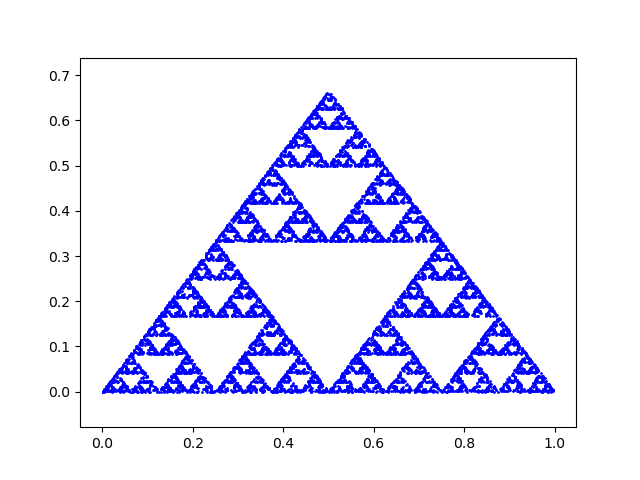

Write the Python code that produced this figure.
#! /usr/bin/env python3
#
def sierpinski_triangle_chaos_test ( ):

#*****************************************************************************80
#
## sierpinski_triangle_chaos_test() tests sierpinski_triangle_chaos().
#
#  Licensing:
#
#    This code is distributed under the MIT license. 
#
#  Modified:
#
#    19 August 2025
#
#  Author:
#
#    John Burkardt
#
  import numpy as np
  import platform

  print ( '' )
  print ( 'sierpinski_triangle_chaos_test():' )
  print ( '  python version: ' + platform.python_version ( ) )
  print ( '  numpy version:  ' + np.version.version )
  print ( '  sierpinski_triangle_chaos() uses an iterated map to plot' )
  print ( '  the Sierpinski triangle.' )

  n = 10000
  print ( '  Apply the iteration map', n, 'times.' )
  sierpinski_triangle_chaos ( n )
#
#  Terminate.
#
  print ( '' )
  print ( 'sierpinski_triangle_chaos_test():' )
  print ( '  Normal end of execution.' )

  return

def sierpinski_triangle_chaos ( n ):

#*****************************************************************************80
#
## sierpinski_triangle_chaos() draws the Sierpinski triangle using an iterated function system.
#
#  Licensing:
#
#    This code is distributed under the MIT license. 
#
#  Modified:
#
#    19 August 2025
#
#  Author:
#
#    John Burkardt.
#
#  Reference:
#
#    Scott Bailey, Theodore Kim, Robert Strichartz,
#    Inside the Levy dragon,
#    American Mathematical Monthly,
#    Volume 109, Number 8, October 2002, pages 689-703.
#
#    Michael Barnsley, Alan Sloan,
#    A Better Way to Compress Images,
#    Byte Magazine,
#    Volume 13, Number 1, January 1988, pages 215-224.
#
#    Michael Barnsley,
#    Fractals Everywhere,
#    Academic Press, 1988,
#    ISBN: 0120790696,
#    LC: QA614.86.B37.
#
#    Michael Barnsley, Lyman Hurd,
#    Fractal Image Compression,
#    Peters, 1993,
#    ISBN: 1568810008,
#    LC: TA1632.B353
#
#    Alexander Dewdney,
#    Mathematical Recreations,
#    Scientific American,
#    Volume 262, Number 5, May 1990, pages 126-129.
#
#    Bernt Wahl, Peter VanRoy, Michael Larsen, Eric Kampman,
#    Exploring Fractals on the Mac,
#    Addison Wesley, 1995,
#    ISBN: 0201626306,
#    LC: QA614.86.W34.
#
#  Input:
#
#    integer n: the number of iterations.
#
  import matplotlib.pyplot as plt
  import numpy as np

  plt.clf ( )
#
#  Define the linear map.
#
  A = np.array ( [ \
    [  0.500,  0.000 ], \
    [  0.000,  0.500 ] ] )
#
#  Define the translations.
#
  b = np.array ( [ \
    [ 0.000,  0.000 ], \
    [ 0.500,  0.000 ], \
    [ 0.250,  0.333 ] ] )
#
#  Random starting point in the unit square.
#
  x = np.random.random ( size = 2 )
#
#  Iterate the map n times.
#
  for _ in range ( n ):
    i = np.random.choice ( [ 0, 1, 2 ] )
    x = np.dot ( A, x ) + b[i,:]
    plt.plot ( x[0], x[1], 'bo', markersize = 1 )
  plt.axis ( 'equal' )
  filename = 'sierpinski_triangle_chaos.png'
  plt.savefig ( filename )
  print ( '  Graphics saved as "' + filename + '"' )
  plt.close ( )

  return

def timestamp ( ):

#*****************************************************************************80
#
## timestamp() prints the date as a timestamp.
#
#  Licensing:
#
#    This code is distributed under the MIT license. 
#
#  Modified:
#
#    21 August 2019
#
#  Author:
#
#    John Burkardt
#
  import time

  t = time.time ( )
  print ( time.ctime ( t ) )

  return

if ( __name__ == '__main__' ):
  timestamp ( )
  sierpinski_triangle_chaos_test ( )
  timestamp ( )
